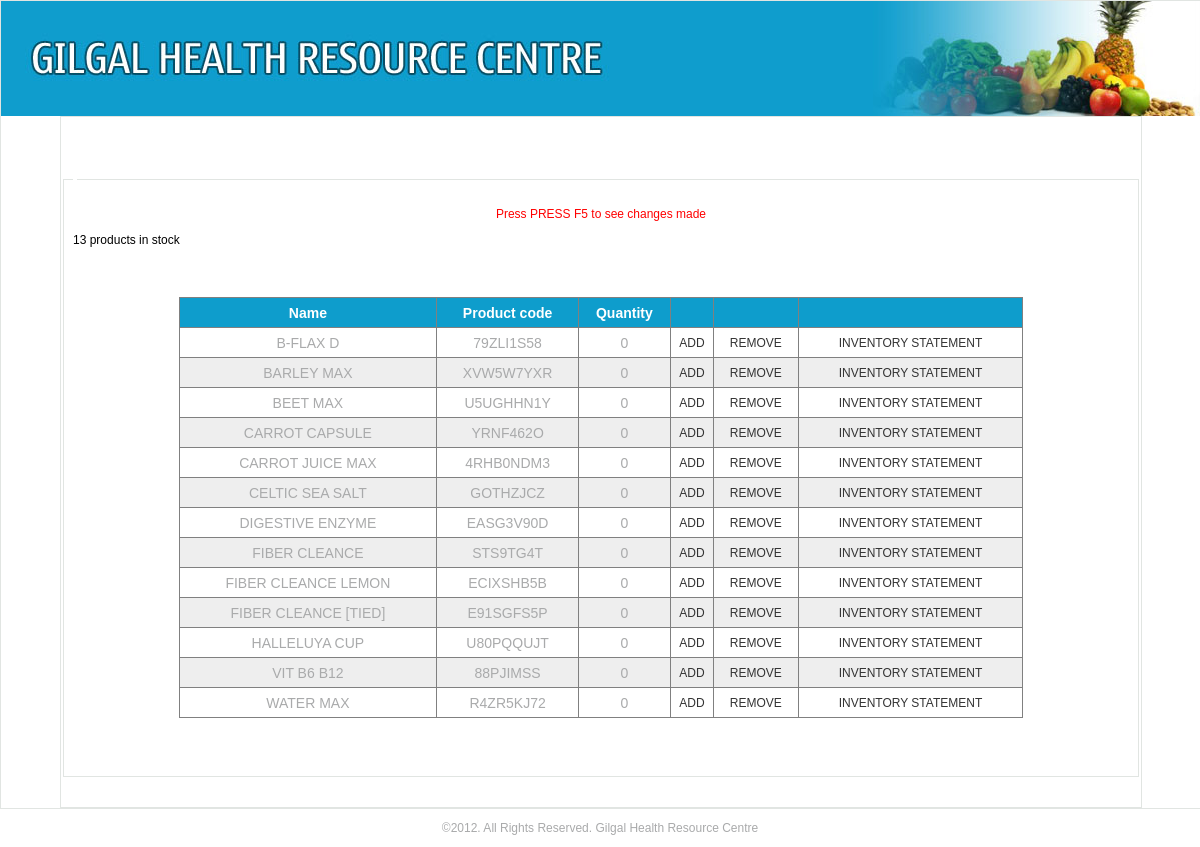
Page /inventory/update_ha.php on the committed database.
### tables this page shows
CREATE TABLE IF NOT EXISTS `halleluyah` (
  `pid` int(20) NOT NULL AUTO_INCREMENT,
  `product` varchar(300) NOT NULL,
  `quantity` int(10) NOT NULL,
  `product_code` varchar(50) NOT NULL,
  PRIMARY KEY (`pid`)
);

### inventory/update_ha.php (the view, shortened to what this page needs)
<!DOCTYPE html PUBLIC "-//W3C//DTD XHTML 1.0 Transitional//EN" "http://www.w3.org/TR/xhtml1/DTD/xhtml1-transitional.dtd">
<html xmlns="http://www.w3.org/1999/xhtml">
<head>
<link href="../css/main.css" rel="stylesheet" type="text/css" />
</head>
<body>
<div id="wrapper">
<div id="head">
<img src="../images/HEAD.jpg" width="1200" height="115" />
</div>
<div id="body">
<fieldset style="margin-top:50px;">
<center><p class="er">Press PRESS F5 to see changes made</p></center>
<?php
$product=$_GET['product'];
?>
<legend><h1><?php echo $product;?></h1></legend>
<?php
$query="SELECT * FROM `halleluyah` ORDER BY `product` ASC ";
$answer=mysql_query($query) or die("ERROR:".mysql_error());
echo mysql_num_rows($answer)."$product products in stock";
if(mysql_num_rows($answer)!=0){
	?>
	<table border="1" class="restable" width="100%" style="color:#a9aaab; text-align:center; border-collapse:collapse;">
  <tr style="background-color:#0e9dcc; color:#FFF; font-family:Tahoma, Geneva, sans-serif;">
    <th>Name</th>
    <th>Product code</th>
    <th>Quantity</th>
    <td></td>
    <td></td>
    <td></td>
    </tr>
	<?php
	$bg = '#eeeeee';
while($row=mysql_fetch_array($answer)){
?>
<?php
$bg = ($bg=='#eeeeee' ? '#ffffff' :
'#eeeeee');
 echo '<tr bgcolor="' . $bg . '">';  ?>
<td><?php echo $row['product'];?></td>
<td><?php echo $row['product_code'];?></td>
<td><?php echo $row['quantity'];?></td>
<td ><a  title="add to stock" onclick="return confirm('Add more to stock?')" href="<?php echo "add.php?id={$row['pid']}&table=helleluyah";?>">ADD</a></td>
<td><a  title="remove from stock" onclick="return confirm('Remove from stock?')" href="<?php echo "remove.php?id={$row['pid']}&table=halleluyah";?>">REMOVE</a></td>
<td><a  title="view"  href="<?php echo "statement.php?id={$row['pid']}&table=halleluyah&name={$row['product']}";?>">INVENTORY STATEMENT</a></td>
    </tr>
	<?php
	}
	}
?>
</table>
</fieldset>
</div>
</div>
<center><p>&copy;2012. All Rights Reserved. Gilgal Health Resource Centre</p></center>
</body>
</html>

### css/main.css (style rules this page uses)
body { font-family:"Trebuchet MS", Arial, Helvetica, sans-serif; font-size:12px; margin:0; padding:0; }
#wrapper { width:1200px; height:auto; margin:auto; border:1px solid #e1e5e2; }
p, a { color:#a9aaab; text-decoration:none; }
#body { width:90%; border:1px solid #e1e5e2; margin:auto; }
legend { font-size:18px; }
fieldset { border:1px solid #e1e5e2; margin-bottom:30px; }
#head { margin-top:auto; }
.er { color:#F00; }
.restable { margin-left:0px; width:80%; height:auto; font-size:14px; margin:50px auto 50px auto; border-collapse:collapse; }
tr { height:30px; }
.restable a { color:#333; font-size:12px; }

### rows in the picture
halleluyah: product "B-FLAX D", product_code "79ZLI1S58", quantity "0"
halleluyah: product "BARLEY MAX", product_code "XVW5W7YXR", quantity "0"
halleluyah: product "BEET MAX", product_code "U5UGHHN1Y", quantity "0"
halleluyah: product "CARROT CAPSULE", product_code "YRNF462O", quantity "0"
halleluyah: product "CARROT JUICE MAX", product_code "4RHB0NDM3", quantity "0"
halleluyah: product "CELTIC SEA SALT", product_code "GOTHZJCZ", quantity "0"
halleluyah: product "DIGESTIVE ENZYME", product_code "EASG3V90D", quantity "0"
halleluyah: product "FIBER CLEANCE", product_code "STS9TG4T", quantity "0"
halleluyah: product "FIBER CLEANCE LEMON", product_code "ECIXSHB5B", quantity "0"
halleluyah: product "FIBER CLEANCE [TIED]", product_code "E91SGFS5P", quantity "0"
halleluyah: product "HALLELUYA CUP", product_code "U80PQQUJT", quantity "0"
halleluyah: product "VIT B6 B12", product_code "88PJIMSS", quantity "0"
halleluyah: product "WATER MAX", product_code "R4ZR5KJ72", quantity "0"

### other values in the picture
mysql_num_rows($answer) "13"
